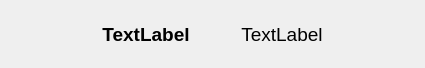
<?xml version="1.0" encoding="UTF-8"?>
<ui version="4.0">
 <class>Form</class>
 <widget class="QWidget" name="Form">
  <property name="geometry">
   <rect>
    <x>0</x>
    <y>0</y>
    <width>425</width>
    <height>68</height>
   </rect>
  </property>
  <property name="windowTitle">
   <string>Form</string>
  </property>
  <layout class="QHBoxLayout" name="horizontalLayout">
   <item>
    <spacer name="horizontalSpacer">
     <property name="orientation">
      <enum>Qt::Orientation::Horizontal</enum>
     </property>
     <property name="sizeHint" stdset="0">
      <size>
       <width>40</width>
       <height>20</height>
      </size>
     </property>
    </spacer>
   </item>
   <item>
    <spacer name="horizontalSpacer_4">
     <property name="orientation">
      <enum>Qt::Orientation::Horizontal</enum>
     </property>
     <property name="sizeHint" stdset="0">
      <size>
       <width>40</width>
       <height>20</height>
      </size>
     </property>
    </spacer>
   </item>
   <item>
    <widget class="QLabel" name="label">
     <property name="font">
      <font>
       <pointsize>14</pointsize>
       <bold>true</bold>
      </font>
     </property>
     <property name="text">
      <string>TextLabel</string>
     </property>
     <property name="alignment">
      <set>Qt::AlignmentFlag::AlignCenter</set>
     </property>
    </widget>
   </item>
   <item>
    <spacer name="horizontalSpacer_3">
     <property name="orientation">
      <enum>Qt::Orientation::Horizontal</enum>
     </property>
     <property name="sizeHint" stdset="0">
      <size>
       <width>40</width>
       <height>20</height>
      </size>
     </property>
    </spacer>
   </item>
   <item>
    <widget class="QLabel" name="label_2">
     <property name="font">
      <font>
       <pointsize>14</pointsize>
      </font>
     </property>
     <property name="text">
      <string>TextLabel</string>
     </property>
     <property name="alignment">
      <set>Qt::AlignmentFlag::AlignCenter</set>
     </property>
    </widget>
   </item>
   <item>
    <spacer name="horizontalSpacer_2">
     <property name="orientation">
      <enum>Qt::Orientation::Horizontal</enum>
     </property>
     <property name="sizeHint" stdset="0">
      <size>
       <width>40</width>
       <height>20</height>
      </size>
     </property>
    </spacer>
   </item>
   <item>
    <spacer name="horizontalSpacer_5">
     <property name="orientation">
      <enum>Qt::Orientation::Horizontal</enum>
     </property>
     <property name="sizeHint" stdset="0">
      <size>
       <width>40</width>
       <height>20</height>
      </size>
     </property>
    </spacer>
   </item>
  </layout>
 </widget>
 <resources/>
 <connections/>
</ui>
